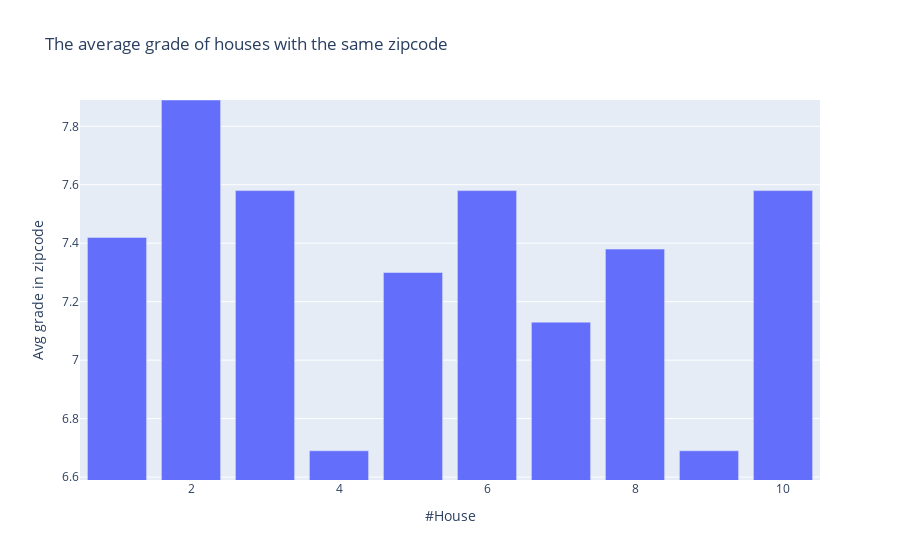

Notebook source saved alongside this figure:
### Markdown cell above
## Neighbourhood
What about the neighbours of our top10?
Here we find the average grade and condition of house within the same zipcode.

### Code cell
#Plot Neighbourhood data from top10
#mingrade = top10["grade_mean"].describe("min")
mingrade = top10['grade_mean'].describe()["min"]- 0.1

fig = px.bar(top10, x="House", y=["grade_mean"],
             
             labels={
                     "House": "#House",
                     "value": "Avg grade in zipcode"},
             
             title="The average grade of houses with the same zipcode"
             
    )
fig.update_layout(yaxis_range=[mingrade, top10['grade_mean'] .describe()["max"]], showlegend=False)
fig.show()

### Figure 1 — Plotly figure (JSON) as saved in the notebook; plotly's stock layout.template omitted (floating-point values rounded to 4 significant figures)
{"data": [{"alignmentgroup": "True", "hovertemplate": "variable=grade_mean<br>#House=%{x}<br>Avg grade in zipcode=%{y}<extra></extra>", "legendgroup": "grade_mean", "marker": {"color": "#636efa", "pattern": {"shape": ""}}, "name": "grade_mean", "offsetgroup": "grade_mean", "orientation": "v", "showlegend": true, "textposition": "auto", "type": "bar", "x": [1, 2, 3, 4, 5, 6, 7, 8, 9, 10], "xaxis": "x", "y": [7.42, 7.89, 7.58, 6.69, 7.3, 7.58, 7.13, 7.38, 6.69, 7.58], "yaxis": "y"}], "layout": {"autosize": true, "barmode": "relative", "legend": {"title": {"text": "variable"}, "tracegroupgap": 0}, "showlegend": false, "title": {"text": "The average grade of houses with the same zipcode"}, "xaxis": {"anchor": "y", "autorange": true, "domain": [0, 1], "range": [0.5, 10.5], "title": {"text": "#House"}, "type": "linear"}, "yaxis": {"anchor": "x", "domain": [0, 1], "range": [6.59, 7.89], "title": {"text": "Avg grade in zipcode"}, "type": "linear"}}}
